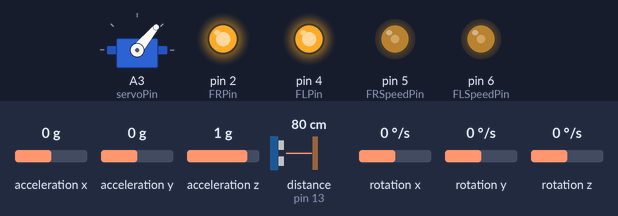
The sketch below on a simulated Arduino Uno, built with avr-gcc and run on an emulated ATmega328P. Shown: servo, output pins drawn as LEDs (lit = HIGH). Wiring (inferred from the names in the program): ultrasonic range finder: trigger pin 12; echo pin 13; MPU-6050 motion sensor at I2C address 0x68. The test bench sets the inputs (shaded band); at power-on: distance to the obstacle (sensor on pin 13) 80 cm, acceleration x 0 g, acceleration y 0 g, acceleration z 1 g, rotation x 0 °/s, rotation y 0 °/s, rotation z 0 °/s. The echo pulse lasts 58.3 µs per cm; pins used as bus, display or sensor lines are not drawn.

Above: at 1.4 s.
1.5 s: distance to the obstacle (sensor on pin 13) set to 23 cm
3.0 s: distance to the obstacle (sensor on pin 13) set to 19 cm
At 4.3 s:
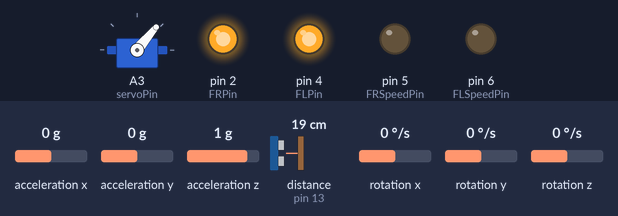
9.0 s: distance to the obstacle (sensor on pin 13) set to 2 cm
At 10.6 s:
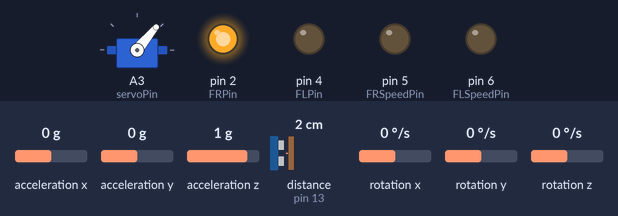
11.4 s: distance to the obstacle (sensor on pin 13) set to 35 cm
At 12.1 s:
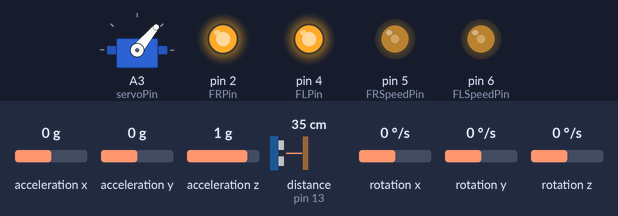
Timing chart, 0 to 14.1 s (numbered marks = the images above; inputs shaded):
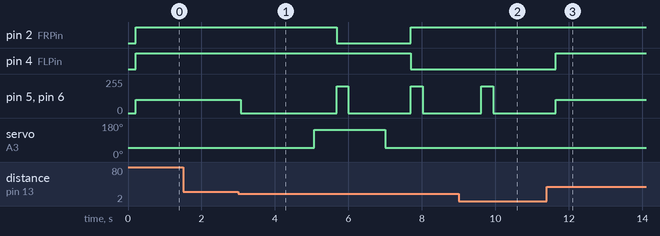

The sketch:

Roomba__1-7-25_.ino
```cpp
#include <Servo.h>
#include <MPU6050.h>
#include "Wire.h"
Servo myServo;
const int MPUAddress = 0x68;
int16_t gyroX, gyroY, gyroZ;
int16_t accelerometerX, accelerometerY, accelerometerZ;
int16_t temperature;
int16_t aXOffset = 0;
int16_t aYOffset = 343.00000;
int16_t aZOffset = 16726.00000;
int16_t gXOffset = -180.00000;
int16_t gYOffset = 18.00000;
int16_t gZOffset = 450.00000;
const int FLPin = 4;
const int FLSpeedPin = 6;
const int FRPin = 2;
const int FRSpeedPin = 5;
const int trigPin = 12;
const int echoPin = 13;

long distance, a1, a2;
static long duration;
const int servoPin = A3;
bool left = false;

char tmpStr[7];
char* convert_int16_to_str(int16_t i) {
  sprintf(tmpStr, "%6d", i);
  return tmpStr;
}

void initializeSensor()
{
  Wire.beginTransmission(0x68);
  Wire.write(0x6B);
  Wire.write(0b10001000);
  Wire.endTransmission();
  delay(100);

  Wire.beginTransmission(0x68);
  Wire.write(0x68);
  Wire.write(0b00000111);
  Wire.endTransmission();
  delay(100);

  Wire.beginTransmission(MPUAddress);
  Wire.write(0x6B);
  Wire.write(0b00001000);
  Wire.endTransmission();
}
void setup() {
  pinMode(FLPin, OUTPUT);
  pinMode(FLSpeedPin, OUTPUT);
  pinMode(FRPin, OUTPUT);
  pinMode(FRSpeedPin, OUTPUT);
  pinMode(trigPin, OUTPUT);
  pinMode(echoPin, INPUT);
  myServo.attach(servoPin);
  myServo.write(50);
  Serial.begin(9600);
  Wire.begin();
  initializeSensor();
}


void loop() {
  Wire.beginTransmission(MPUAddress);
  Wire.write(0x3B);
  Wire.endTransmission(false);
  Wire.requestFrom(MPUAddress, 7 * 2, true);
  accelerometerX = Wire.read() << 8 | Wire.read();
  accelerometerY = Wire.read() << 8 | Wire.read();
  accelerometerZ = Wire.read() << 8 | Wire.read();
  temperature = Wire.read() << 8 | Wire.read();
  gyroX = Wire.read() << 8 | Wire.read();
  gyroY = Wire.read() << 8 | Wire.read();
  gyroZ = Wire.read() << 8 | Wire.read();
  accelerometerX = accelerometerX - aXOffset;
  accelerometerY = accelerometerY - aYOffset;
  accelerometerZ = accelerometerZ - aZOffset;
  gyroX = gyroX - gXOffset;
  gyroY = gyroY - gYOffset;
  gyroZ = gyroZ - gZOffset;

  // Serial.print("aX = "); Serial.print(convert_int16_to_str(accelerometerX));
  // Serial.print(" | aY = "); Serial.print(convert_int16_to_str(accelerometerY));
  // Serial.print(" | aZ = "); Serial.print(convert_int16_to_str(accelerometerZ));
  //  //the following equation was taken from the documentation [MPU-6000/MPU-6050 Register Map and Description, p.30]
  // Serial.print(" | tmp = "); Serial.print(temperature/340.00+36.53);
  // Serial.print(" | gX = "); Serial.print(convert_int16_to_str(gyroX));
  // Serial.print(" | gY = "); Serial.print(convert_int16_to_str(gyroY));
  // Serial.print(" | gZ = "); Serial.print(convert_int16_to_str(gyroZ));
  // Serial.println();

  delay(1);
  // Serial.println(getDistance());
   avoid();


}

void avoid() {

  distance = getDistance();


  if ((distance < 20) && (distance != 0))

  {
    stop();
    delay(1000);
    myServo.write(145);
    delay(500);
    a1 = getDistance();
    delay(100);

    turnRight();

    myServo.write(50);

    delay(700);

    turnLeft();
    a2 = getDistance();
    delay(100);
    myServo.write(50);
    delay(500);
    if (a1 > a2) {
      turnLeft();
      myServo.write(50);
      delay(700);
    } else {
      turnRight();
      myServo.write(50);
      delay(700);
    }
  } else {
    driveForward();
  }
}

static long getDistance() {
  digitalWrite(trigPin, LOW);
  delayMicroseconds(2);
  digitalWrite(trigPin, HIGH);
  delayMicroseconds(10);
  digitalWrite(trigPin, LOW);

  duration = pulseIn(echoPin, HIGH);
  long sensorDistance = (duration / 2) * 0.0344;
  return sensorDistance;
}


void driveForward() {
  digitalWrite(FLPin, HIGH);
  analogWrite(FLSpeedPin, 100);
  digitalWrite(FRPin, HIGH);
  analogWrite(FRSpeedPin, 100);

  delay(100);

}
void driveBackward() {
  digitalWrite(FLPin, LOW);
  analogWrite(FLSpeedPin, 100);
  digitalWrite(FRPin, LOW);
  analogWrite(FRSpeedPin, 100);

  delay(2000);
}

void turnLeft() {
  digitalWrite(FLPin, LOW);
  analogWrite(FLSpeedPin, 200);
  digitalWrite(FRPin, HIGH);
  analogWrite(FRSpeedPin, 200);
  delay(320);
  stop();
}

void turnRight() {
  digitalWrite(FLPin, HIGH);
  analogWrite(FLSpeedPin, 200);
  digitalWrite(FRPin, LOW);
  analogWrite(FRSpeedPin, 200);
  delay(320);
  stop();
}
void stop() {
  analogWrite(FRSpeedPin, 0);
  analogWrite(FLSpeedPin, 0);

  delay(1000);
}
```

Measured:
- the behaviour switches between 21 and 20 cm on distance to the obstacle (sensor on pin 13) (found by bisection; images 0 and 1)
- after the input at 1.5 s, every drawn part: stays the same
- after the input at 3.0 s, pin 2 (FRPin): HIGH → LOW after 2.7 s, → HIGH 2.0 s later; pin 4 (FLPin): HIGH → LOW after 4.7 s; pin 5 (FRSpeedPin), pin 6 (FLSpeedPin): goes 0/255 2.6 s, 200/255 0.32 s, 0/255 1.7 s, 200/255 0.32 s, then 0/255, starting after 0.07 s; servo on A3 (servoPin): 50° → 145° after 2.1 s, → 50° 1.9 s later
- after the input at 9.0 s, pin 2 (FRPin): stays HIGH (without the input it goes to LOW after 0.62 s); pin 4 (FLPin): stays LOW (without the input it goes to HIGH after 0.62 s)
- after the input at 11.4 s, pin 4 (FLPin): LOW → HIGH after 0.24 s; pin 5 (FRSpeedPin), pin 6 (FLSpeedPin): 0/255 → 100/255 after 0.24 s; servo on A3 (servoPin): stays 50° (without the input it goes to 145° after 2.2 s)
